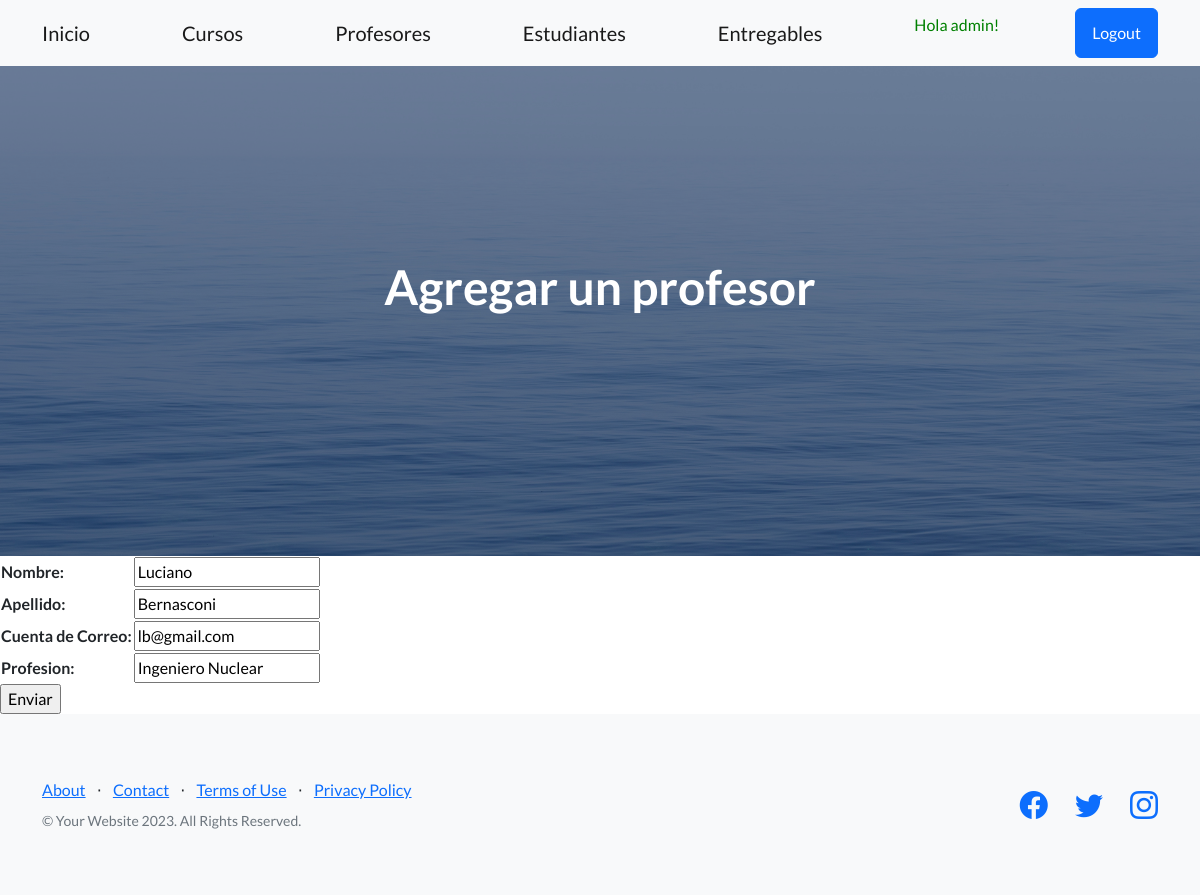
Page /aplicacion/profesor_actualizar/2/ (signed in) on the committed database.
### aplicacion/models.py (models this page shows, shortened)
class Profesor(models.Model):
    nombre = models.CharField(max_length=50)
    apellido = models.CharField(max_length=50)
    email = models.EmailField()
    profesion = models.CharField(max_length=50)
    class Meta:
        verbose_name = "Profesor"
        verbose_name_plural = "Profesores"
        ordering = ['nombre']

### aplicacion/views.py (the view)
# urls.py: path('profesor_actualizar/<id_profesor>/', updateProfesor, name="profesorActualizar"),
@login_required
def updateProfesor(request, id_profesor):
    profesor = Profesor.objects.get(id=id_profesor)
    if request.method == "POST":
        miForm = ProfesorForm(request.POST)
        if miForm.is_valid():
            profesor.nombre = miForm.cleaned_data.get('nombre')
            profesor.apellido = miForm.cleaned_data.get('apellido')
            profesor.email = miForm.cleaned_data.get('email')
            profesor.profesion = miForm.cleaned_data.get('profesion')
            profesor.save()
            return redirect(reverse_lazy('profesores'))
    else:
        miForm = ProfesorForm(initial={
            'nombre': profesor.nombre,
            'apellido': profesor.apellido,
            'email': profesor.email,
            'profesion': profesor.profesion,
        })
    return render(request, "aplicacion/profesorForm.html", {'form': miForm})

### aplicacion/forms.py
class ProfesorForm(forms.Form):
    nombre = forms.CharField(max_length=50, required=True)
    apellido = forms.CharField(max_length=50, required=True)
    email = forms.EmailField(required=True, label="Cuenta de Correo")
    profesion = forms.CharField(max_length=50, required=True)

### aplicacion/templates/aplicacion/profesorForm.html (shortened to what this page needs)
{% extends 'aplicacion/home.html' %}
{% block titulo %}
    <h1 class="mb-5">Agregar un profesor</h1>
{% endblock titulo %}
{% block contenido %}
<form action="" method="post">
    <table>
        {{ form.as_table }}
    </table>
    <input type="submit" value="Enviar">
</form>
{% endblock contenido %}

### aplicacion/templates/aplicacion/home.html (shortened to what this page needs)
<!DOCTYPE html>
<html lang="en">
    <head>
        {% load static %}
        <link href="https://cdn.jsdelivr.net/npm/bootstrap-icons@1.5.0/font/bootstrap-icons.css" rel="stylesheet" type="text/css" />
        <link href="{% static 'css/styles.css' %}" rel="stylesheet" />
        <link rel="stylesheet" href="https://cdnjs.cloudflare.com/ajax/libs/font-awesome/6.4.0/css/all.min.css">
    </head>
    <body>
        <nav class="navbar navbar-light bg-light static-top">
            <div class="container">
                <a class="navbar-brand" href="{% url 'home' %}">Inicio</a>
                {% if user.is_authenticated %}
                    <a class="navbar-brand" href="{% url 'cursos' %}">Cursos</a>
                    <a class="navbar-brand" href="{% url 'profesores' %}">Profesores</a>
                    <a class="navbar-brand" href="{% url 'estudiantes' %}">Estudiantes</a>
                    <a class="navbar-brand" href="{% url 'entregables' %}">Entregables</a>
                    <p style="color:green">Hola {{user.username}}!</p>
                    <a class="btn btn-primary" href="{% url 'logout' %}">Logout</a>
                {% else %}
                    <a class="btn btn-primary" href="{% url 'login' %}">Login</a>
                    <a class="btn btn-success" href="{% url 'registro' %}">Registro</a>
                {% endif %}
            </div>
        </nav>
        <header class="masthead">
            <div class="container position-relative">
                <div class="row justify-content-center">
                    <div class="col-xl-6">
                        <div class="text-center text-white">
                            {% block titulo %}{% endblock titulo %}
                        </div>
                    </div>
                </div>
            </div>
        </header>
        {% block contenido %}
        {% endblock contenido %}
        <footer class="footer bg-light">
            <div class="container">
                <div class="row">
                    <div class="col-lg-6 h-100 text-center text-lg-start my-auto">
                        <ul class="list-inline mb-2">
                            <li class="list-inline-item"><a href="#!">About</a></li>
                            <li class="list-inline-item">⋅</li>
                            <li class="list-inline-item"><a href="#!">Contact</a></li>
                            <li class="list-inline-item">⋅</li>
                            <li class="list-inline-item"><a href="#!">Terms of Use</a></li>
                            <li class="list-inline-item">⋅</li>
                            <li class="list-inline-item"><a href="#!">Privacy Policy</a></li>
                        </ul>
                        <p class="text-muted small mb-4 mb-lg-0">&copy; Your Website 2023. All Rights Reserved.</p>
                    </div>
                    <div class="col-lg-6 h-100 text-center text-lg-end my-auto">
                        <ul class="list-inline mb-0">
                            <li class="list-inline-item me-4">
                                <a href="#!"><i class="bi-facebook fs-3"></i></a>
                            </li>
                            <li class="list-inline-item me-4">
                                <a href="#!"><i class="bi-twitter fs-3"></i></a>
                            </li>
                            <li class="list-inline-item">
                                <a href="#!"><i class="bi-instagram fs-3"></i></a>
                            </li>
                        </ul>
                    </div>
                </div>
            </div>
        </footer>
    </body>
</html>

### rows in the picture
Profesor: nombre "Luciano", apellido "Bernasconi", email "lb@gmail.com", profesion "Ingeniero Nuclear"

### other values in the picture
{{ user.username }} "admin"
